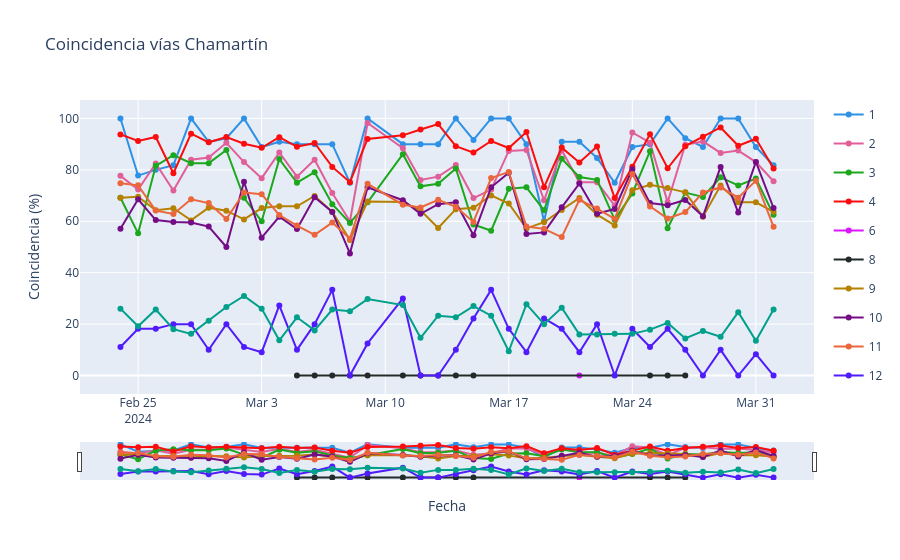

Source (notebook cell):
### Code cell
traces = []
hover_cols = ["Vía", "Día", "Coincidencia (%)"]
flen = max([len(c) for c in hover_cols]) + 2
fd_len = min(
    coincidencias[hover_cols]
    .fillna("")
    .map(lambda x: len(f"{x}"), na_action="ignore")
    .max()
    .max(),
    42,
)
coincidencias["hover_info"] = None
coincidencias["hover_info"] = coincidencias.fillna("").apply(
    lambda row: "<br>".join(
        [f"<b>{c:<{flen}}</b>{str(row[c]):>{fd_len}}" for c in hover_cols]
    ),
    axis=1,
)

for i, v in enumerate(sorted(coincidencias["Vía"].unique())):
    if v > 13:
        continue
    use_df = coincidencias[coincidencias["Vía"] == v].copy()
    traces.append(
        go.Scatter(
            x=use_df["Fecha"],
            y=use_df["Coincidencia"],
            # line=dict(width=np.exp(link["Value"]), color="black"),
            line=dict(width=2, color=qualitative.Dark24[i]),
            # fill="toself",
            hoverinfo="text",
            hovertext=use_df["hover_info"],
            # name=link["Source"] + "→" + link["Target"],
            mode="lines+markers",
            name=f"{v}",
            showlegend=True,
            legendgroup=f"{v}",
        )
    )

layout = setLayout("toggleitem", "Coincidencia vías Chamartín", {})
layout["xaxis"]["title"] = "Fecha"
layout["yaxis"]["title"] = "Coincidencia (%)"

fig = go.Figure(data=traces, layout=layout)
# fig.write_html("coincidencia planificación vías chamartin.html")
fig.show()
